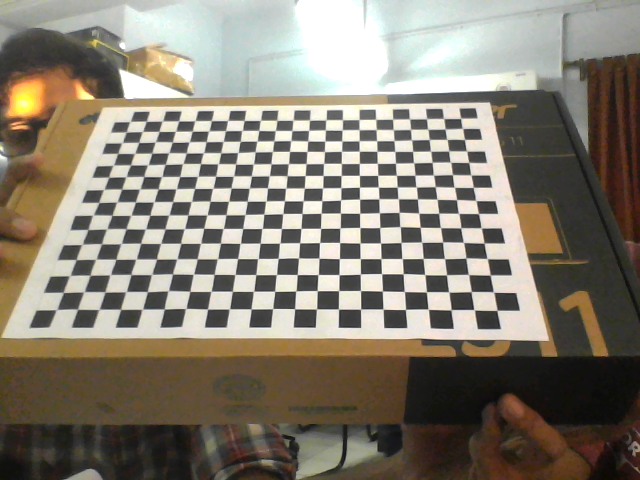
#> input picture Su19_Image_Processing/a2.png, 640 x 480 px
$ jupyter execute --allow-errors Notebook1_SingleCamera.ipynb   (Python 2 division)
#> lines starting #> are read from the running program, lines starting #| are printed output that depends on the picture; after the words box and inside, x2 and y2 are one past the last pixel; in counts of white or black regions, pixels touching at a corner belong together; long printed decimals are rounded
### Su19_Image_Processing/function.py
import numpy as np
from matplotlib import pyplot as plt
import cv2
import glob

import math
from scipy import linalg
from numpy.linalg import inv
from sklearn import linear_model, datasets
from numpy import linalg as LA


# output = 3x3 projection_matrix, input image shape=(num_points,2); obj shape=(num_points,3)
# [29 lines left out: functions projection_matrix_direct, projection_matrix3, not called in this run]

# output = 3x4 projection_matrix, input image shape=(num_points,2); obj shape=(num_points,3)
def projection_matrix4(img_p, obj_p):

    C = []

    for i in range(obj_p.shape[0]):
        C.append(np.array([obj_p[i,0], obj_p[i,1], obj_p[i,2],1,0,0,0,0,(-1)*obj_p[i,0]*img_p[i,0],
                           (-1)*obj_p[i,1]*img_p[i,0],(-1)*obj_p[i,2]*img_p[i,0], (-1)*img_p[i,0]]))

        C.append(np.array([0,0,0,0, obj_p[i,0], obj_p[i,1], obj_p[i,2],1,(-1)*obj_p[i,0]*img_p[i,1],
                           (-1)*obj_p[i,1]*img_p[i,1], (-1)*obj_p[i,2]*img_p[i,1],(-1)*img_p[i,1]]))

    c = np.array(C)
    ctc = np.matmul(c.T,c)
    u, s, vh = np.linalg.svd(ctc, full_matrices=True)
    L = vh[-2]
    H = L.reshape(3, 4)

    H = H/H[-1,-1]

    return H

# returns k,r1,r2 ; takes input of projection_matrix(3,4)
# [12 lines left out: function RQ_decomposition, not called in this run]

#returns (num_corners,2)
def return_imagepoints(image_path,grid):
    grid_x,grid_y=grid
    img = cv2.imread(image_path)
    gray = cv2.cvtColor(img,cv2.COLOR_BGR2GRAY)

    # Find the chess board corners
    ret, corners = cv2.findChessboardCorners(gray, (grid_x,grid_y),None)
    if(ret==False):
        print("image/corner doesnt exist")
    else:
        # termination criteria
        criteria = (cv2.TERM_CRITERIA_EPS + cv2.TERM_CRITERIA_MAX_ITER, 30, 0.001)
        cv2.cornerSubPix(gray,corners,(11,11),(-1,-1),criteria)
        imgpt = np.ones((grid_x*grid_y,2))
        imgpt[:,0] = corners[:,0,0]
        imgpt[:,1] = corners[:,0,1]

        return imgpt, corners

#returns (num_corners,2)
# [19 lines left out: function return_imgGraypoints, not called in this run]

# returns projection of a point in image plane, arg: p(3,4) and obj list len=3;
def img_projection(projection_matrix, obj_p):

    length = obj_p.shape[0]
    new_var = np.ones((length,4))
    new_var[:,:3] = obj_p

    img_p = np.matmul(projection_matrix, new_var.T)
#     img_p = img_p/img_p[-1]

    return img_p


#returns (num_obj,3)
def return_objpoints(grid):
    grid_x,grid_y=grid
    objp = np.zeros((grid_x*grid_y,3), np.float32)
    objp[:,:2] = np.mgrid[0:grid_x,0:grid_y].T.reshape(-1,2)

    return objp


def homo_img(img_p):
    img_homo = np.ones((3,315))
    img_homo[0,:] = img_p[:,0]
    img_homo[1,:] = img_p[:,1]

    return img_homo

def homo_obj3(obj_p):
    obj_homo3 = np.ones((3,315))
    obj_homo3[0,:] = obj_p[:,0]
    obj_homo3[1,:] = obj_p[:,1]

    return obj_homo3

def homo_obj4(obj_p):
    obj_homo4 = np.ones((4,315))
    obj_homo4[0,:] = obj_p[:,0]
    obj_homo4[1,:] = obj_p[:,1]
    obj_homo4[2,:] = obj_p[:,2]

    return obj_homo4

"""
img_p=return_imagepoints()
obj_p=return_objpoints()
P=projection_matrix3(img_p,obj_p)

print(P)
"""

### Su19_Image_Processing/Notebook1_SingleCamera.ipynb
[cell 1]
import numpy as np
from matplotlib import pyplot as plt
import cv2
import glob

import math
from scipy import linalg
from numpy.linalg import inv
from sklearn import linear_model, datasets
from function import *

To capture images from webcam

[cell 2]
# [26 lines of commented-out code are left out]

Taking the image from the opencv webstite, as the object-3d-coordinates are mentioned for those pics

[cell 3]
# prepare object points, like (0,0,0), (1,0,0), (2,0,0) ....,(6,5,0)
objp = np.zeros((21*15,3), np.float32)
objp[:,:2] = np.mgrid[0:21,0:15].T.reshape(-1,2)

[cell 4]
# objp

[cell 5]
objp.shape

[cell 6]
# Arrays to store object points and image points from all the images.
objpoints = [] # 3d point in real world space
imgpoints = [] # 2d points in image plane.

images = glob.glob('a2.png')

for fname in images:
    img = cv2.imread(fname)
#> img is the input picture: shape (480, 640, 3); mean B, G, R 114.5, 127.2, 134
    gray = cv2.cvtColor(img,cv2.COLOR_BGR2GRAY)
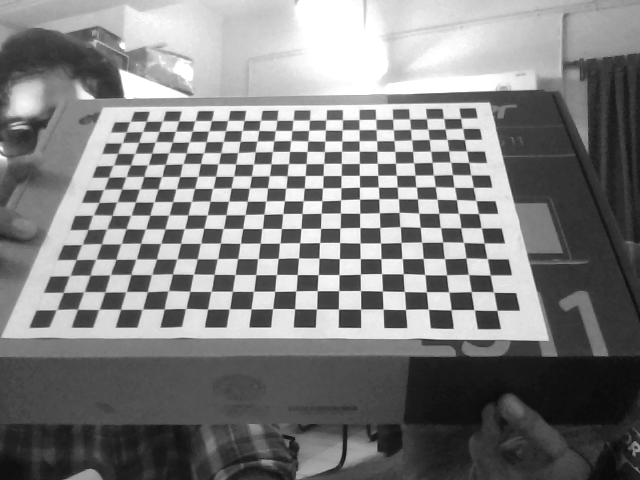
#> gray: shape (480, 640); min 8, max 255, mean 127.8

    # Find the chess board corners
    ret, corners = cv2.findChessboardCorners(gray, (21,15),None)
#> ret = True; corners = 315 rows, first 8: [496.8, 310.5], [474.5, 310.1], [450.7, 309.8], [427.8, 308.9], [405.4, 309.5], [382.9, 308.9], [360.7, 309], [338.6, 309.1]

    # If found, add object points, image points (after refining them)
    if ret == True:

        # termination criteria
        criteria = (cv2.TERM_CRITERIA_EPS + cv2.TERM_CRITERIA_MAX_ITER, 30, 0.001)

        objpoints.append(objp)
        cv2.cornerSubPix(gray,corners,(11,11),(-1,-1),criteria)
        imgpoints.append(corners)

        # Draw and display the corners
        cv2.drawChessboardCorners(img, (21,15), corners,ret)
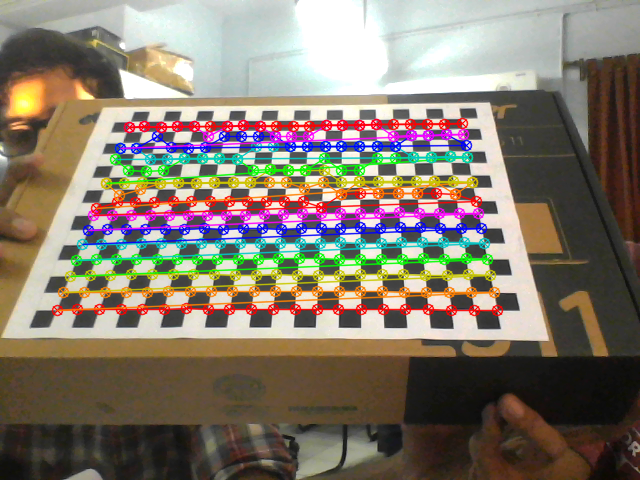
#> img: shape (480, 640, 3); 14.41% of pixels changed, all inside (x1, y1, x2, y2) = (51, 117, 504, 317)
        cv2.imshow('img',img)
        cv2.imshow('gray',gray)
        cv2.waitKey(5000000)

cv2.destroyAllWindows()

[cell 7]
corners = corners.reshape((315,2))
#> corners = 315 pairs, first value 56.51 to 496.9, second value 123.2 to 310.3
corners.shape
#> Out = (315, 2)

[cell 8]
x_mean = np.mean(corners[:,0])
#> x_mean = 284.8
y_mean = np.mean(corners[:,1])
#> y_mean = 206.4
print("x_mean",x_mean)
#| x_mean 284.7888
print("y_mean",y_mean)
#| y_mean 206.429

[cell 9]
img = cv2.imread("a2.png", cv2.IMREAD_GRAYSCALE)
#> img: shape (480, 640); min 7, max 255, mean 127.3
implot = plt.imshow(img)

plt.scatter(x=corners[:5,0], y=corners[:5,1], c='r', s=40)

plt.show()
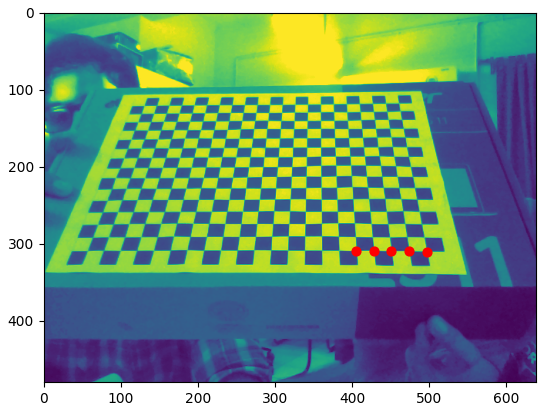
#> figure drawn by matplotlib, 1 panel

[cell 10]
# corners

[cell 11]
# Need some co-ordinates
img_p, corners_ = return_imagepoints("a2.png",(21,15))
#> in return_imagepoints, `ret, corners = cv2.findChessboardCorners(gray, (grid_x,grid_y),None)`: ret = True; corners = 315 rows, first 8: [496.8, 310.5], [474.5, 310.1], [450.7, 309.8], [427.8, 308.9], [405.4, 309.5], [382.9, 308.9], [360.7, 309], [338.6, 309.1]
#> img_p = 315 pairs, first value 56.51 to 496.9, second value 123.2 to 310.3; corners_ = 315 rows, first 8: [496.9, 310.3], [474.2, 309.7], [451.1, 309.7], [428.3, 309.2], [405.5, 309.4], [383.1, 309.1], [360.6, 309.1], [338.5, 309]
obj_p = return_objpoints((21,15))
obj_p4 = homo_obj4(obj_p)
obj_p3 = homo_obj3(obj_p)
img_p = homo_img(img_p)
obj_pt3 = obj_p3.T
obj_pt4 = obj_p4.T
img_pt = img_p.T
#> img_pt = 315 rows, first 8: [496.9, 310.3, 1], [474.2, 309.7, 1], [451.1, 309.7, 1], [428.3, 309.2, 1], [405.5, 309.4, 1], [383.1, 309.1, 1], [360.6, 309.1, 1], [338.5, 309, 1]

# This is for opencv k-matrix
objpoints = []
imgpoints = []
imgpoints.append(corners_)
objpoints.append(obj_p)
img = cv2.imread("./a2.png")
gray = cv2.cvtColor(img,cv2.COLOR_BGR2GRAY)
ret, mtx, dist, rvecs, tvecs = cv2.calibrateCamera(objpoints, imgpoints, gray.shape[::-1],None,None)
#> ret = 4.04; mtx = [[705.1, 0, 417.6], [0, 760.1, 282.1], [0, 0, 1]]; dist = [[-0.628, 2.96, 0.0165, 0.0243, -4.88]]; rvecs = ([0.167, -1.2, -2.94],); tvecs = ([3.5, 1.1, 31.22],)
rx = [[1,0,0],[0,math.cos(rvecs[0][0]),math.sin(rvecs[0][0])],[0,(-1)*math.sin(rvecs[0][0]),math.cos(rvecs[0][0])]]
#> rx = [[1, 0, 0], [0, 0.986, 0.166], [0, -0.166, 0.986]]
ry = [[math.cos(rvecs[0][1]),0,math.sin(rvecs[0][1])],[0,1,0],[(-1)*math.sin(rvecs[0][1]),0,math.cos(rvecs[0][1])]]
#> ry = [[0.359, 0, -0.933], [0, 1, 0], [0.933, 0, 0.359]]
rz = [[math.cos(rvecs[0][2]),math.sin(rvecs[0][2]),0],[(-1)*math.sin(rvecs[0][2]),math.cos(rvecs[0][2]),0],[0,0,1]]
#> rz = [[-0.979, -0.203, 0], [0.203, -0.979, 0], [0, 0, 1]]
R1 = np.matmul(rx,ry)
#> R1 = [[0.359, 0, -0.933], [0.155, 0.986, 0.0596], [0.92, -0.166, 0.354]]
R = np.matmul(R1,rz)
#> R = [[-0.352, -0.0727, -0.933], [0.0481, -0.997, 0.0596], [-0.935, -0.0239, 0.354]]
m = np.ones((3,4))
m[:,:3] = R
m[:,[3]]= np.array(tvecs)
cv_homography = np.matmul(mtx,m)
#> cv_homography = [[-638.3, -61.25, -510.2, 15504.2], [-227.2, -764.6, 145.1, 9641.3], [-0.935, -0.0239, 0.354, 31.22]]
pcv = cv_homography/cv_homography[-1,-1]
#> pcv = [[-20.45, -1.96, -16.34, 496.6], [-7.28, -24.49, 4.65, 308.8], [-0.0299, -0.000766, 0.0113, 1]]

# This is for our k-matrix
_p = projection_matrix4(img_pt,obj_pt4)
#> after the loop in projection_matrix4, `for i in range(obj_p.shape[0]):`: C = 630 items
#> in projection_matrix4, `u, s, vh = np.linalg.svd(ctc, full_matrices=True)`: s = [5.19e+09, 1.11e+09, 8916285.7, 55103.2, 11060.5, 1906.6, 637.6, 45.17, 0.0247, 3.69e-12, 5.05e-15, 0]
#> in projection_matrix4, `L = vh[-2]`: L = [6.13e-13, -2.38e-13, -0.00128, -1.39e-11, -1.07e-14, 2.95e-13, 1, -8.61e-12, -3.59e-17, -6.75e-16, 0, -2.79e-14]
#> in projection_matrix4, `H = L.reshape(3, 4)`: H = [[6.13e-13, -2.38e-13, -0.00128, -1.39e-11], [-1.07e-14, 2.95e-13, 1, -8.61e-12], [-3.59e-17, -6.75e-16, 0, -2.79e-14]]
#> in projection_matrix4, `H = H/H[-1,-1]`: H = [[-21.95, 8.54, 4.59e+10, 496.1], [0.381, -10.56, -3.58e+13, 308.2], [0.00129, 0.0242, 0, 1]]

[cell 12]
proj_cv = img_projection(pcv, np.array([[0,0,10],[0,0,0],[10,0,0],[0,10,0]]))
#> in img_projection, `new_var = np.ones((length,4))`: new_var = [[1, 1, 1, 1], [1, 1, 1, 1], [1, 1, 1, 1], [1, 1, 1, 1]]
#> in img_projection, `img_p = np.matmul(projection_matrix, new_var.T)`: img_p = [[333.2, 496.6, 292.1, 477], [355.3, 308.8, 236, 63.9], [1.11, 1, 0.701, 0.992]]
#> proj_cv has the same summary as img_p in img_projection

# proj_cv = img_projection(_p, obj_p4[:,42][:3])
proj_cv
#> Out has the same summary as img_p in img_projection

[cell 13]
img = cv2.imread("a2.png", cv2.IMREAD_GRAYSCALE)

# plt.imshow(img)
# plt.scatter(x=proj_cv[0,4], y=proj_cv[1,4], c='r', s=40)

cv2.line(img,(int(proj_cv[0,0]),int(proj_cv[1,0])),(int(proj_cv[0,1]),int(proj_cv[1,1])),(0,255,0),5)
cv2.line(img,(int(proj_cv[0,2]),int(proj_cv[1,2])),(int(proj_cv[0,0]),int(proj_cv[1,0])),(0,255,0),5)
cv2.line(img,(int(proj_cv[0,3]),int(proj_cv[1,3])),(int(proj_cv[0,1]),int(proj_cv[1,1])),(0,255,0),5)
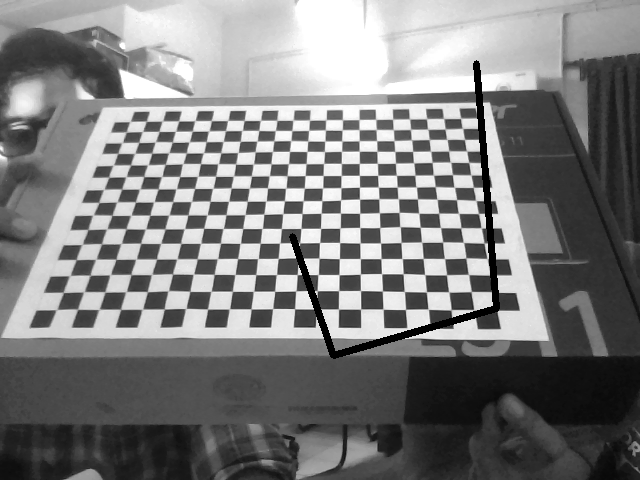
#> img: shape (480, 640); min 0, max 255, mean 125.2
# cv2.line(img,(int(proj_cv[0,4]),int(proj_cv[1,4])),(int(proj_cv[0,1]),int(proj_cv[1,1])),(0,255,0),5)
# cv2.line(img,(int(proj_cv[0,3]),int(proj_cv[1,3])),(int(proj_cv[0,4]),int(proj_cv[1,4])),(0,255,0),5)
plt.imshow(img)


plt.show()

[cell 14]
p = img_projection(_p,obj_p[:5,:])
#> p = [[496.1, 474.1, 452.2, 430.2, 408.3], [308.2, 308.6, 309, 309.3, 309.7], [1, 1, 1, 1, 1.01]]
print(p,'\n')
#| [[496.058 474.113 452.168 430.223 408.277]
#|  [308.199 308.581 308.962 309.343 309.724]
#|  [  1.           1.001   1.003   1.004   1.005]]

[cell 15]
img_p[:,:5]
#> Out = [[496.9, 474.2, 451.1, 428.3, 405.5], [310.3, 309.7, 309.7, 309.2, 309.4], [1, 1, 1, 1, 1]]

-------------------------------

## **Undistortion**

[cell 16]
img = cv2.imread('chess1.jpg')
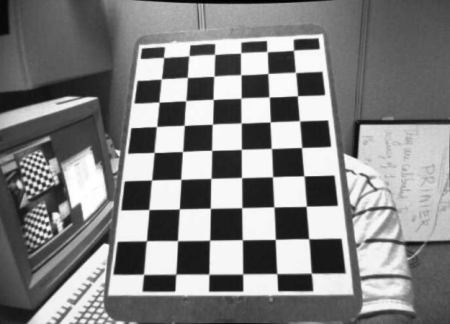
#> input picture Su19_Image_Processing/chess1.jpg, 450 x 324 px
#> img is the input picture: shape (324, 450, 3); min 0, max 255, mean 130.5
h, w = img.shape[:2]
#> h = 324; w = 450
newcameramtx, roi=cv2.getOptimalNewCameraMatrix(mtx,dist,(w,h),1,(w,h))
#> newcameramtx = [[679.8, 0, 418.7], [0, 557.3, 292.3], [0, 0, 1]]; roi = (16, 86, 432, 236)

We have got what we were trying. Now we can take an image and undistort it.

[cell 17]
# undistort
dst = cv2.undistort(img, mtx, dist, None, newcameramtx)
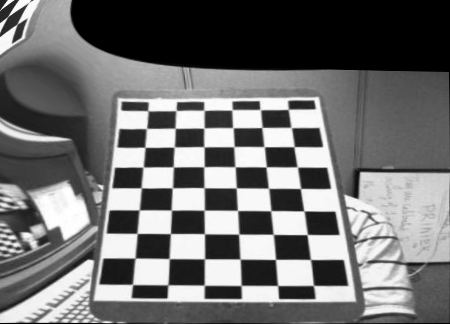
#> dst: shape (324, 450, 3); min 0, max 255, mean 111.5

# crop the image
x,y,w,h = roi
#> x = 16; y = 86; w = 432; h = 236
dst = dst[y:y+h, x:x+w]
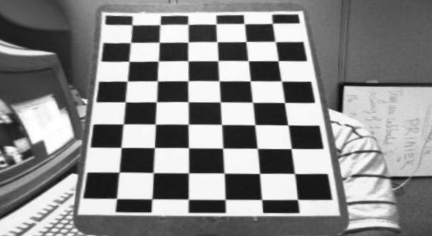
#> dst: shape (236, 432, 3); min 10, max 255, mean 136.6
cv2.imwrite('calibresult.png',dst)
#> Out = True

USE REMAPPING

[cell 18]
# undistort
mapx,mapy = cv2.initUndistortRectifyMap(mtx,dist,None,newcameramtx,(w,h),5)
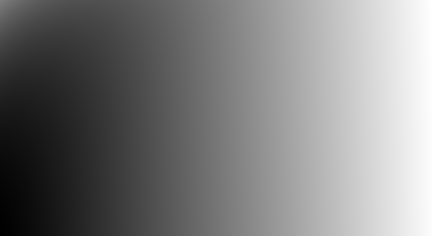
#> mapx: shape (236, 432) float32; min 40.94, max 434.3, mean 234.6; drawn with min black and max white
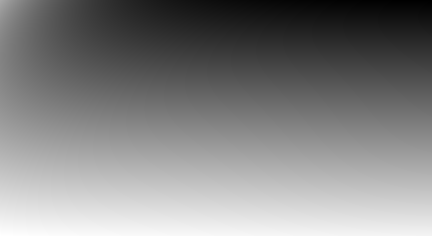
#> mapy: shape (236, 432) float32; min -86.6, max 217.9, mean 70; drawn with min black and max white
dst = cv2.remap(img,mapx,mapy,cv2.INTER_LINEAR)

# crop the image
x,y,w,h = roi
dst = dst[y:y+h, x:x+w]
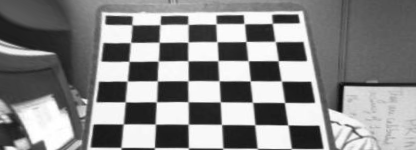
#> dst: shape (150, 416, 3); min 10, max 255, mean 135.3
cv2.imwrite('calibresult.png',dst)
#> Out = True
